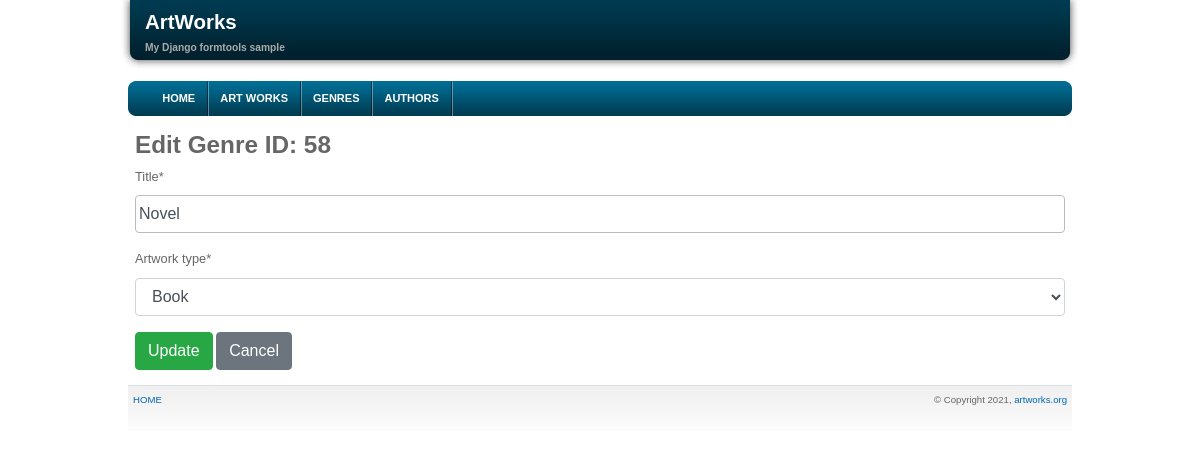
The page /genres/58/update on the database its author committed.
### artworks/models.py (models this page shows, shortened)
class Genre(models.Model):
    class Meta:
        ordering = ('artwork_type',)
    artwork_type = models.CharField(max_length=30, choices=ArtworkType.choices)
    title = models.CharField(max_length=200)

### artworks/views.py (the view)
# urls.py: path('genres/<int:pk>/update', GenreUpdateView.as_view(), name='genre-update'),
class GenreUpdateView(UpdateView):
    model = Genre
    fields = ('title', 'artwork_type')
    success_url = reverse_lazy('genres')

### artworks/templates/artworks/genre_form.html (shortened to what this page needs)
{% extends 'base.html' %}
{% load crispy_forms_tags %}
{% block content %}
  <h1>
		{% if not object %}
			Add Genre
		{% else %}
			Edit Genre ID: {{ object.pk }}
		{% endif %}
	</h1>
	<form method="post">
		{{ form|crispy }}
		<button type="submit" class="btn btn-success">
			{% if not object %}
				Create
			{% else %}
				Update
			{% endif %}
		</button>
		<a href="{% url 'genres' %}" class="btn btn-secondary">Cancel</a>
	</form>
{% endblock %}

### artworks_project/static/css/style.css (style rules this page uses)
* { padding: 0; margin: 0; }
body { font: .8em Verdana, Arial, Sans-Serif; line-height: 1.6em; margin: 0 }
a { color: #0066B3; background: inherit; text-decoration: none }
h1 { font: bold 1.9em Arial, Arial, Sans-Serif }
#main input { padding: 3px; margin: 0; border: 1px solid #bbb }

### rows shown on the page
Genre: pk "58", title "Novel", artwork_type "Book"
